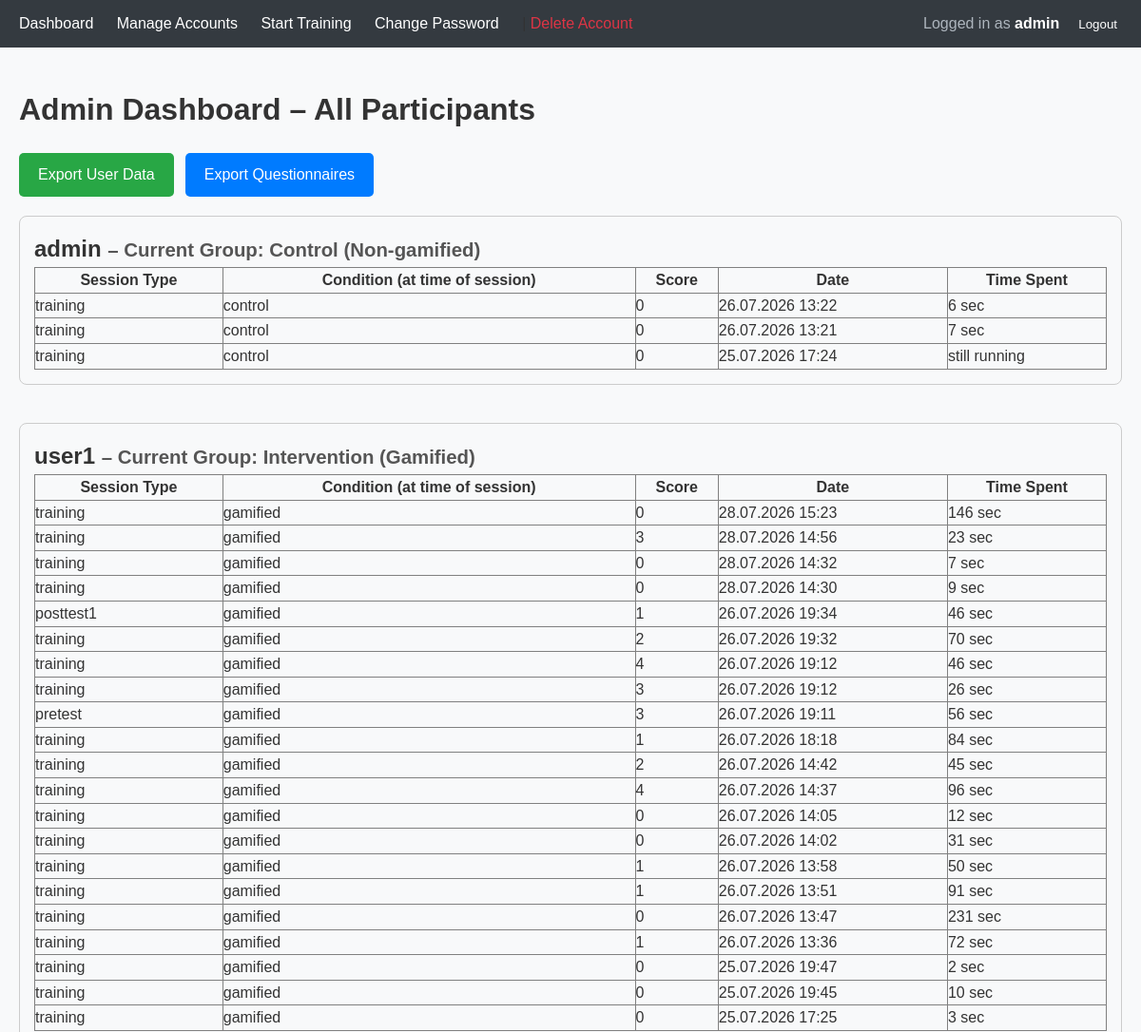
The app's page /dashboard/ (signed in, upper part), older data.
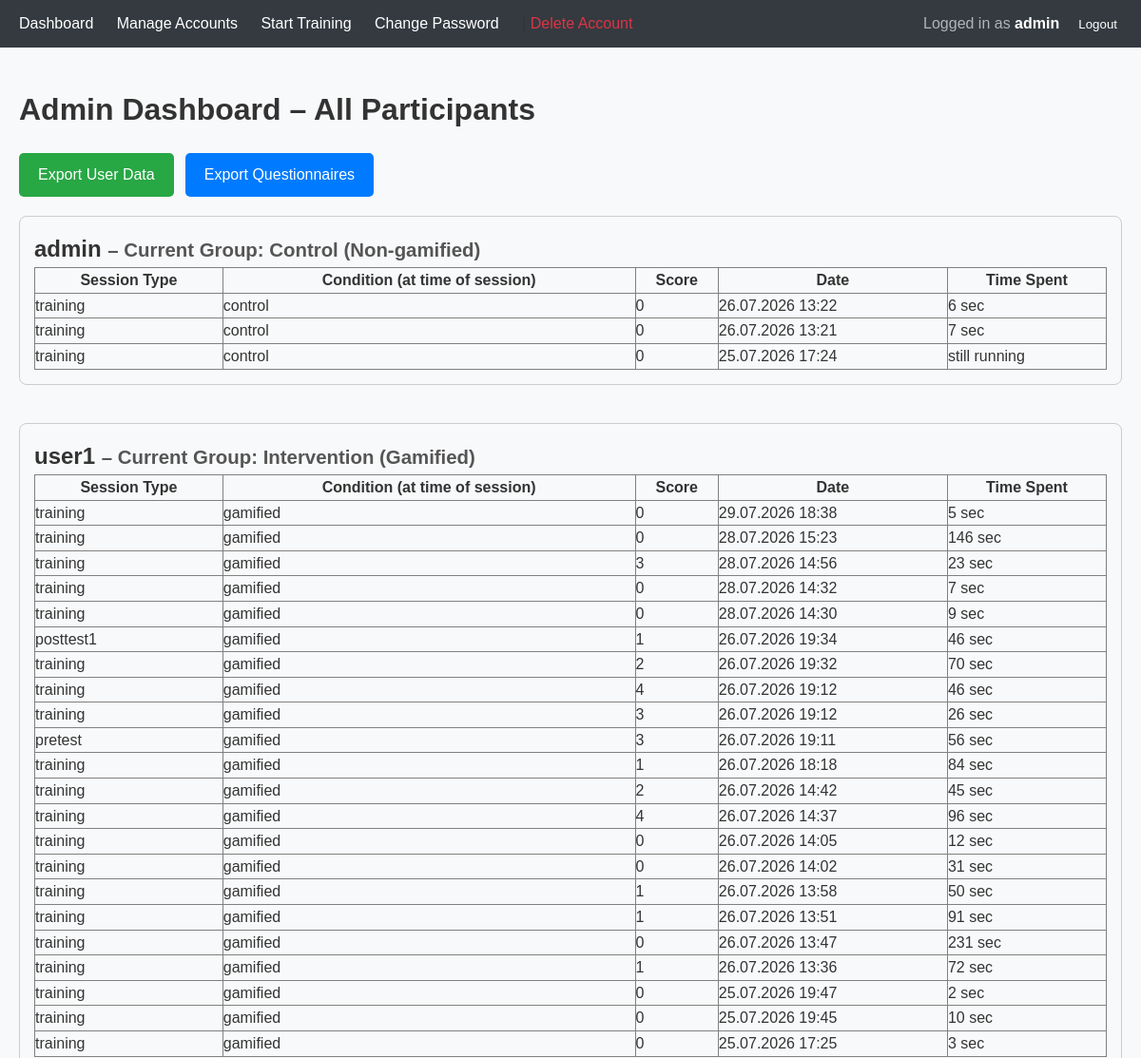
The same page, newer data.
### tests/models.py (models this page shows, shortened)
class TestSession(models.Model):
    user = models.ForeignKey(settings.AUTH_USER_MODEL, on_delete=models.CASCADE)
    session_type = models.CharField(max_length=20, choices=[
        ('pretest', 'Pretest'),
        ('training', 'Training'),
        ('posttest', 'Posttest')
    ])
    condition = models.CharField(max_length=20, choices=[('gamified', 'Gamified'), ('control', 'Control')])
    start_time = models.DateTimeField(auto_now_add=True)
    end_time = models.DateTimeField(null=True, blank=True)
    score = models.IntegerField(default=0)
    total_time_seconds = models.IntegerField(null=True, blank=True)
    responses = models.JSONField(default=dict)  # e.g., {"item_123": {"answer": "B", "time": 45, "correct": True}}
    items = models.ManyToManyField(RPMItem)
    longest_streak = models.PositiveIntegerField(default=0)
    answered_count = models.PositiveIntegerField(default=0)
    class Meta:
        ordering = ['-start_time']

### core/views.py (the view)
# urls.py: path('dashboard/', views.researcher_dashboard, name='dashboard'),      # Smart dashboard
@login_required
def researcher_dashboard(request):
    if request.user.is_staff:
        all_sessions = TestSession.objects.select_related('user', 'user__profile').order_by('user__username', '-start_time')
        sessions_by_user = defaultdict(list)
        for session in all_sessions:
            sessions_by_user[session.user].append(session)
        return render(request, 'core/admin_dashboard.html', {
            'sessions_by_user': dict(sessions_by_user)
        })
    if hasattr(request.user, 'profile') and request.user.profile.condition == 'gamified':
        return redirect('core:user_dashboard')
    return redirect('tests:start_training_page')

### core/templates/core/admin_dashboard.html
{% extends 'base.html' %}
{% block content %}
<div style="display: flex; justify-content: space-between; align-items: center; margin-bottom: 20px;">
    <h1>Admin Dashboard – All Participants</h1>
</div>
<div style="display: flex; gap: 12px; margin-bottom: 20px;">
    <a href="{% url 'core:export_data' %}"
       style="padding: 10px 20px; background-color: #28a745; color: white; text-decoration: none; border-radius: 5px;">
        Export User Data
    </a>
    <a href="{% url 'core:export_questionnaires' %}"
       style="padding: 10px 20px; background-color: #007bff; color: white; text-decoration: none; border-radius: 5px;">
        Export Questionnaires
    </a>
</div>
{% for user, sessions in sessions_by_user.items %}
    <div style="margin-bottom: 40px; border: 1px solid #ccc; padding: 15px; border-radius: 8px;">
        <h2>
            {{ user.username }}
            <small style="font-size: 0.85em; color: #555;">
                – Current Group:
                <strong>
                    {% if user.profile.condition == 'gamified' %}
                        Intervention (Gamified)
                    {% else %}
                        Control (Non-gamified)
                    {% endif %}
                </strong>
            </small>
        </h2>
        <table border="1" style="width:100%; border-collapse: collapse;">
            <thead>
                <tr>
                    <th>Session Type</th>
                    <th>Condition (at time of session)</th>
                    <th>Score</th>
                    <th>Date</th>
                    <th>Time Spent</th>
                </tr>
            </thead>
            <tbody>
                {% for s in sessions %}
                <tr>
                    <td>{{ s.session_type }}</td>
                    <td>{{ s.condition }}</td>
                    <td>{{ s.score }}</td>
                    <td>{{ s.start_time|date:"d.m.Y H:i" }}</td>
                    <td>
                        {% if s.total_time_seconds %}
                            {{ s.total_time_seconds }} sec
                        {% else %}
                            still running
                        {% endif %}
                    </td>
                </tr>
                {% empty %}
                <tr><td colspan="4">No sessions yet</td></tr>
                {% endfor %}
            </tbody>
        </table>
    </div>
{% empty %}
    <p>No participants have started yet.</p>
{% endfor %}
{% endblock %}

### templates/base.html (shortened to what this page needs)
<!DOCTYPE html>
<html lang="en">
<head>
    {% load static %}
    <link rel="stylesheet" href="{% static 'css/style.css' %}">
</head>
<body>
    <nav style="display: flex; justify-content: space-between; align-items: center; background-color: #343a40; padding: 12px 20px;">
    <div>
    {% if user.is_authenticated %}
        {% if user.is_staff %}
            <a href="{% url 'core:dashboard' %}">Dashboard</a>
            <a href="/admin/">Manage Accounts</a>
        {% elif user.profile.condition == 'gamified' %}
            <a href="{% url 'core:dashboard' %}">Dashboard</a>
        {% endif %}
        <a href="{% url 'tests:start_training_page' %}">Start Training</a>
        <a href="{% url 'users:change_password' %}">Change Password</a> |
        <a href="{% url 'users:delete_account' %}" style="color: #dc3545;">Delete Account</a>
    {% else %}
        <a href="{% url 'login' %}">Login</a>
        <a href="{% url 'users:register' %}">Register</a>
    {% endif %}
    </div>
    <div style="display: flex; align-items: center; gap: 15px;">
        {% if user.is_authenticated %}
            <span style="color: #adb5bd;">
                Logged in as <strong style="color: white;">{{ user.username }}</strong>
            </span>
            <form method="post" action="{% url 'logout' %}" style="display:inline; margin:0;">
                <button type="submit" style="background:none; border:none; color:white; cursor:pointer; padding:0;">
                    Logout
                </button>
            </form>
        {% endif %}
    </div>
    </nav>
    <div class="container">
        {% block content %}{% endblock %}
    </div>
</body>
</html>

### static/css/style.css (style rules this page uses)
* { margin: 0; padding: 0; box-sizing: border-box; }
body { font-family: Arial, sans-serif; line-height: 1.6; background-color: #f8f9fa; color: #333; }
.container { max-width: 1200px; margin: 0 auto; padding: 20px; }
nav { background-color: #343a40; padding: 15px; margin-bottom: 20px; }
nav a { color: white; margin-right: 20px; text-decoration: none; }
button { padding: 10px 20px; margin: 5px; background-color: #007bff; color: white; border: none; border-radius: 4px; cursor: pointer; }

Row changes from the older to the newer data that the page shows:
added TestSession: session_type "training", condition "gamified", score "0", start_time "29.07.2026 18:38", total_time_seconds "5"
